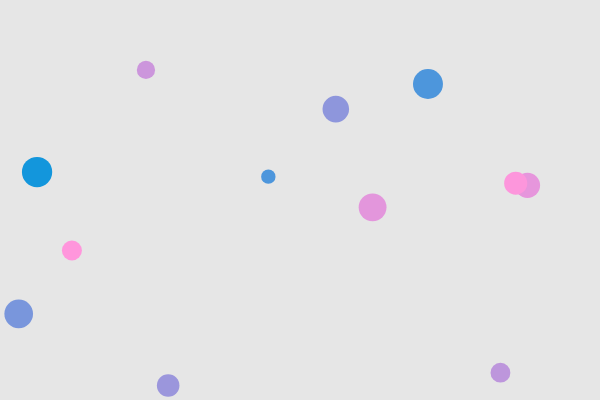
Frame 1 (no input)
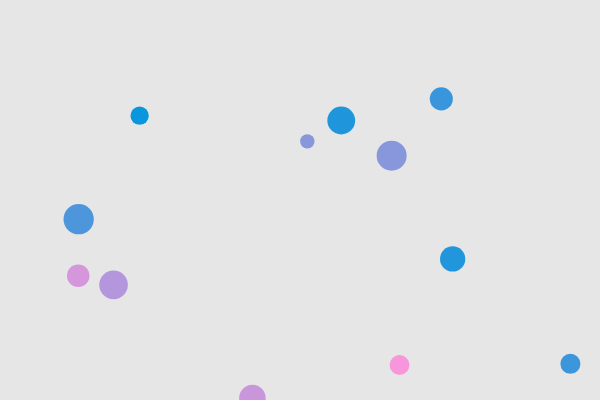
Frame 60 (no input)
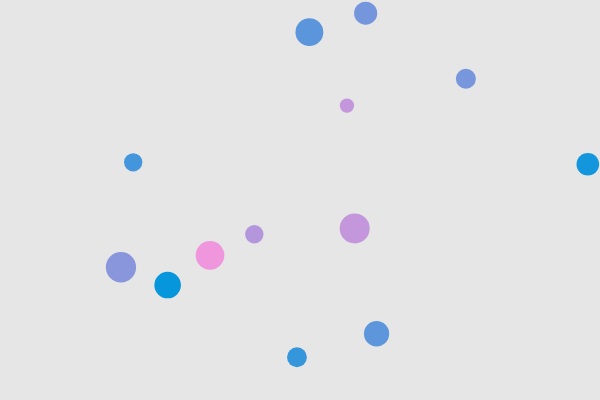
Frame 120 (the mouse pressed at the canvas centre since frame 60)

The p5.js sketch that drew these frames (run headless with seeded random() and noise() and a simulated clock; from frame 60 on, the mouse is pressed at the canvas centre):

// p5.js sketch
// ── sketch.js
// DM2008 — Activity 4b [Guided]
// Objects in Motion (50 min)
//
// You have a working Agent class to start with — your job is to bring it to life.
// Each agent moves, changes over time, and is drawn to the screen.
// Mouse click adds a new agent. C clears them all.
//
// Things to try:
// - Change the starting values (size, speed, color) to see what happens
// - Make agents bounce instead of wrap — what needs to change?
// - Add a second method to your class beyond update() and show()
//
// Stretch: give each agent a lifespan — shrink or fade it over time, then remove it.
// Hint: a backward loop lets you safely splice items while iterating.

let agents = [];
const NUM_START = 12;

function setup() {
  createCanvas(600, 400);
  noStroke();

  for (let i = 0; i < NUM_START; i++) {
    let x = random(width);
    let y = random(height);
    let sz = random(12, 36);
    let speedX = random(-2, 2);
    let speedY = random(-2, 2);
    agents.push(new Agent(x, y, sz, speedX, speedY));
  }
}

function draw() {
  background(230);

  for (let i = 0; i < agents.length; i++) {
    agents[i].update();
    agents[i].show();
  }
}

function mousePressed() {
  let sz = random(16, 40);
  let speedX = random(-2, 2);
  let speedY = random(-2, 2);
  agents.push(new Agent(mouseX, mouseY, sz, speedX, speedY));
}

function keyPressed() {
  // Replacing the array with an empty one effectively clears all agents
  if (key === "C") {
    agents = [];
  }
}

class Agent {
  constructor(x, y, sz, speedX, speedY) {
    this.x = x;
    this.y = y;
    this.sz = sz;
    this.dx = speedX;
    this.dy = speedY;
    this.col = random(255); // a color value that will change over time
    // What else might your agent need to know about itself?
  }

  update() {
    // Position changes by speed each frame — can you see why?
    this.x += this.dx;
    this.y += this.dy;

    // This is a property changing over time — try changing size or speed instead
    this.col = (this.col + 1) % 255;

    // This wraps agents around the edges — could you make them bounce instead?
    if (this.x > width) {
      this.x = 0;
    }
    if (this.x < 0) {
      this.x = width;
    }
    if (this.y > height) {
      this.y = 0;
    }
    if (this.y < 0) {
      this.y = height;
    }
  }

  show() {
    // this.col drives the color shift — how could you use your other properties here?
    fill(this.col, 150, 220);
    ellipse(this.x, this.y, this.sz);
  }
}
